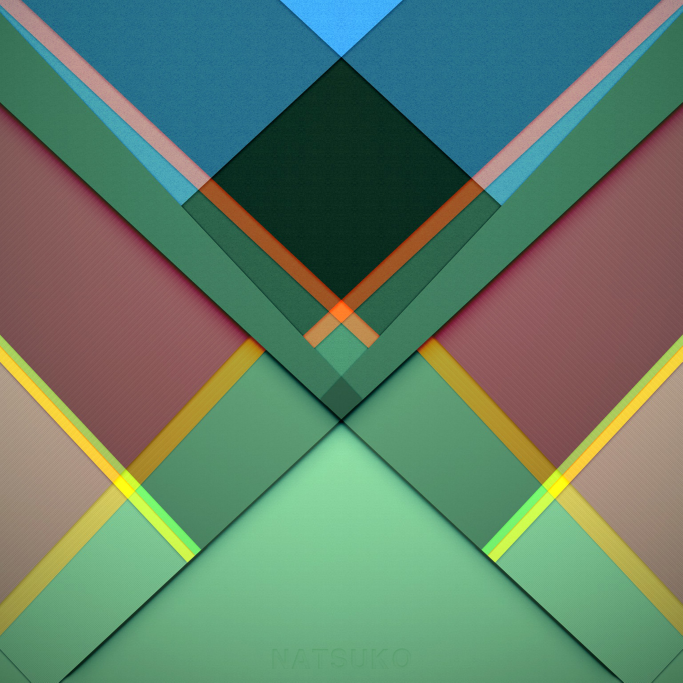
%> input picture 07.jpg, 2048 x 2048 px, given in place of harry-potter-2.jpg, which was not available (shown at 1/3 size)
$ octave task8_edge_detection.m   (GNU Octave 9; MATLAB toolbox functions it lacks are replaced by stand-ins)
%> lines starting %> are read from the running program, lines starting %| are printed output that depends on the picture; pictures that were not available may be replaced by others from this repository, and a replacement may not be noted
clc;clear;close all;
%% Watermarking using bit plane slicing
% BT17ECE009 KAUTILYA JOSHI
clc;
clear;
close all;
% read an image
a = rgb2gray(imread('harry-potter-2.jpg'));
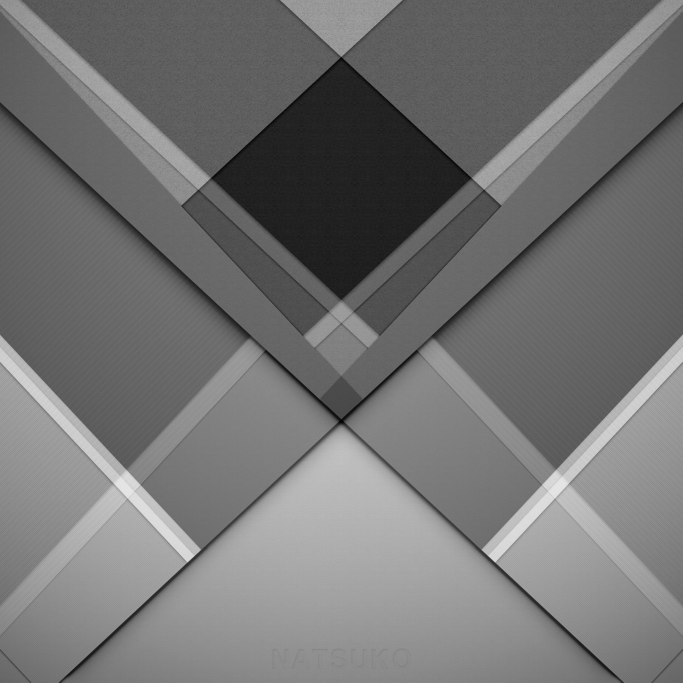
%> a: size 2048x2048 uint8 (shown at 1/3 size); min 0, max 231, mean 115.5
sg = rgb2gray(imread('SIGN.jpg'));
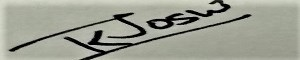
%> input picture SIGN.jpg, 300 x 60 px
%> sg: size 60x300 uint8; min 0, max 216, mean 156.4
% Read image size
[m,n] = size(a);
%> m = 2048; n = 2048
b = double(a);
s = double(sg);
% convert each pixel into binary using matlab command "de2bi" which returns
% array of bits of pixel value
c = de2bi(b,8,'right-msb');
g = de2bi(s,8,'right-msb');
subplot(121)
imshow(a)
title('Original Image')
subplot(122)
imshow(sg)
title('Signature')
%Showing Each plane
figure
for i = 1:8
    f = reshape(bi2de(c(:,i)),m,n);
    subplot(2,4,i)
    imshow(f)
    title(['Plane - ',num2str(i)])
end
%> this loop made 8 passes
%> pass 1, `f = reshape(bi2de(c(:,i)),m,n);`:
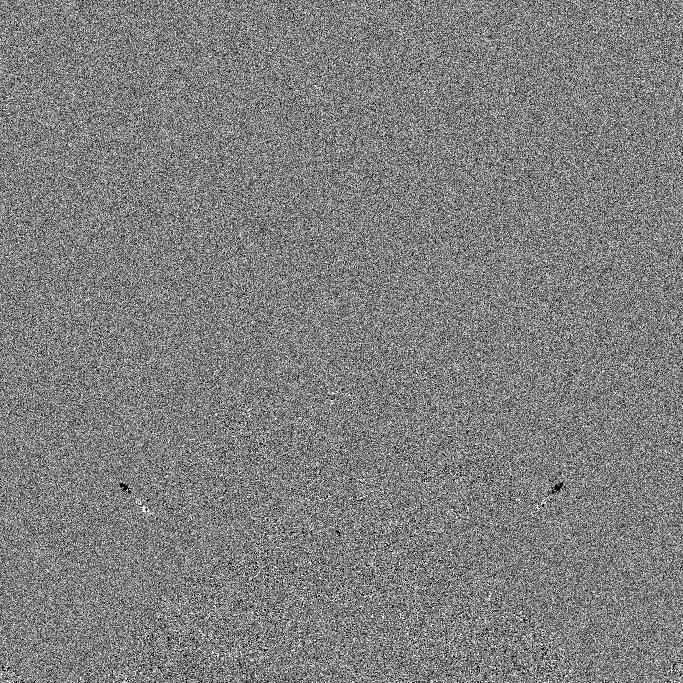
%> f: size 2048x2048 double (shown at 1/3 size); values 0 (black) and 1 (white), 50% white in thin lines or dots
%> pass 2, `f = reshape(bi2de(c(:,i)),m,n);`:
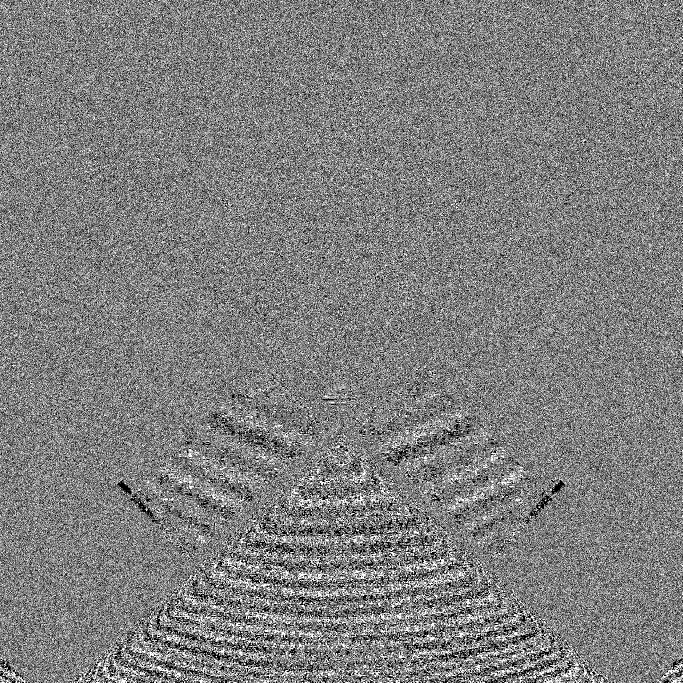
%> f: size 2048x2048 double (shown at 1/3 size); values 0 (black) and 1 (white), 49.8% white in thin lines or dots
%> pass 3, `f = reshape(bi2de(c(:,i)),m,n);`:
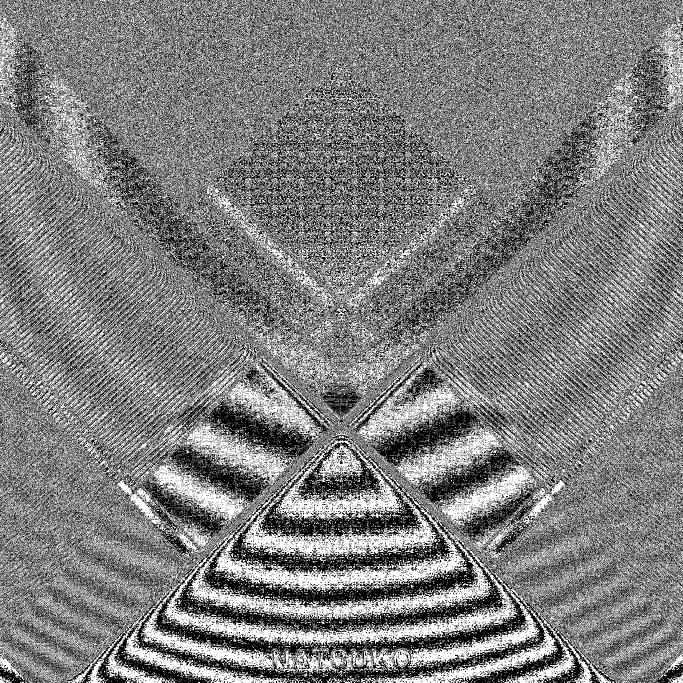
%> f: size 2048x2048 double (shown at 1/3 size); values 0 (black) and 1 (white), 49.5% white in thin lines or dots
figure
%Reconstructing Image with 1 plane replaced with information and displaying it
%Inserting 5th plane information of signature
for i = 1:8
    d = c;
    if i == 1
%         d(:,1) = 0;
%> (the run ends here)
